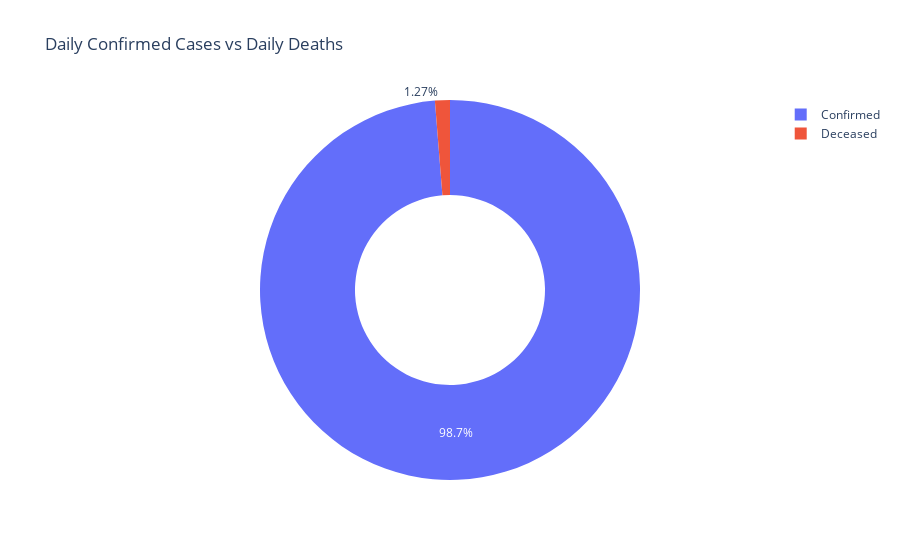

Notebook code cell kept with this figure:
### Code cell
cases= df['Daily Confirmed'].sum()
deceased=df['Daily Deceased'].sum()

labels=['Confirmed', 'Deceased']
values=[cases, deceased]

fig=px.pie(df, values=values, 
           names=labels,
           title='Daily Confirmed Cases vs Daily Deaths', hole=0.5)
fig.show()

### Figure 1 — Plotly figure (JSON) as saved in the notebook; plotly's stock layout.template omitted (floating-point values rounded to 4 significant figures)
{"data": [{"domain": {"x": [0, 1], "y": [0, 1]}, "hole": 0.5, "hovertemplate": "label=%{label}<br>value=%{value}<extra></extra>", "labels": ["Confirmed", "Deceased"], "legendgroup": "", "name": "", "showlegend": true, "type": "pie", "values": [37899299, 486649]}], "layout": {"legend": {"tracegroupgap": 0}, "title": {"text": "Daily Confirmed Cases vs Daily Deaths"}}}
